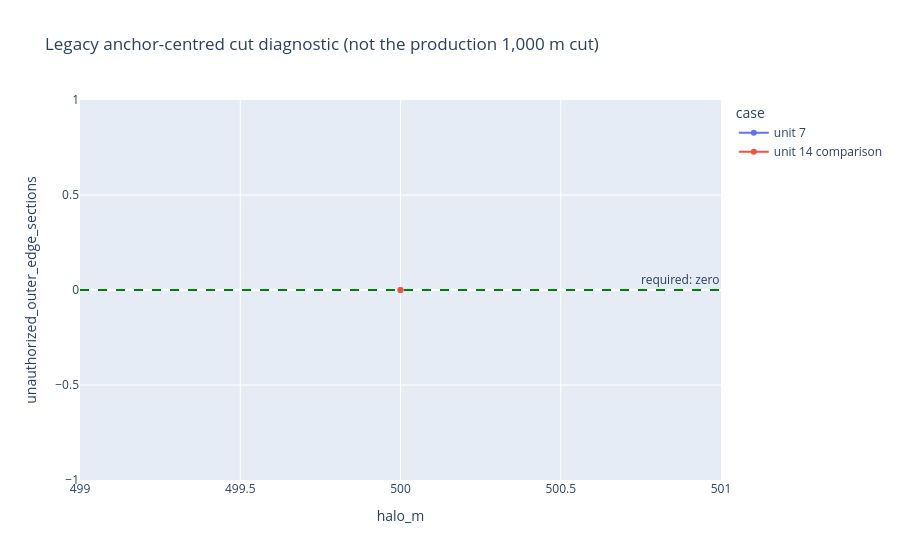

The notebook cell saved with this chart:
### Code cell
fig = px.line(
    cut_results_df, x='halo_m', y='unauthorized_outer_edge_sections', color='case', markers=True,
    hover_data=[
        'safe', 'source_cut_contained', 'sink_cut_contained',
        'source_cut_contact_pixels', 'sink_cut_contact_pixels', 'full_raster_fraction_pct',
    ],
    title='Legacy anchor-centred cut diagnostic (not the production 1,000 m cut)',
)
fig.add_hline(y=0, line_dash='dash', line_color='green', annotation_text='required: zero')
fig.show()

safe_attempt_indices = [
    index for index, item in enumerate(cut_experiments[UNIT_ID]) if item['safe']
]
TRANSECT_ATTEMPT_INDEX = safe_attempt_indices[0] if safe_attempt_indices else 0
evaluation = cut_experiments[UNIT_ID][TRANSECT_ATTEMPT_INDEX]
left, bottom, right, top = evaluation['bounds']
fig, ax = plt.subplots(figsize=(11, 11))
ax.imshow(
    evaluation['source_water'].astype(np.uint8), cmap='Greys', alpha=0.20, origin='upper',
    extent=(left, right, bottom, top), interpolation='nearest',
)
ax.imshow(
    evaluation['retained_water'].astype(np.uint8), cmap='Blues', alpha=0.80, origin='upper',
    extent=(left, right, bottom, top), interpolation='nearest',
)
crop = box(*evaluation['bounds'])
visible = evaluation['links_raster'].loc[evaluation['links_raster'].geometry.intersects(crop)]
visible.plot(ax=ax, color='0.55', linewidth=1.0, alpha=0.65)
evaluation['links_raster'].loc[
    evaluation['links_raster']['id_link'].astype(int).isin(contract.core_link_ids)
].plot(ax=ax, color='crimson', linewidth=2.5)
for cut in evaluation['cuts']:
    xs, ys = cut['line'].xy
    ax.plot(xs, ys, linewidth=4, label=f"{cut['role']} cut: link {cut['collar_link_id']}")
    ax.scatter([cut['anchor_x']], [cut['anchor_y']], s=90, marker='x', color='black', zorder=6)
gpd.GeoSeries([crop.boundary], crs=evaluation['links_raster'].crs).plot(ax=ax, color='black', linewidth=2)
ax.set_title(
    f"LEGACY anchor-centred diagnostic — example {EXAMPLE_ID}, unit {UNIT_ID}, "
    f"halo {evaluation['halo_m']:.0f} m — "
    f"safe={evaluation['safe']}, unauthorized edges={evaluation['unauthorized_outer_edge_sections']}"
)
ax.set_aspect('equal')
ax.legend(loc='best')
plt.show()

### Figure 1 — Plotly figure (JSON) as saved in the notebook; plotly's stock layout.template omitted (floating-point values rounded to 4 significant figures)
{"data": [{"customdata": [[true, true, true, 108, 101, 0.9143]], "hovertemplate": "case=unit 7<br>halo_m=%{x}<br>unauthorized_outer_edge_sections=%{y}<br>safe=%{customdata[0]}<br>source_cut_contained=%{customdata[1]}<br>sink_cut_contained=%{customdata[2]}<br>source_cut_contact_pixels=%{customdata[3]}<br>sink_cut_contact_pixels=%{customdata[4]}<br>full_raster_fraction_pct=%{customdata[5]}<extra></extra>", "legendgroup": "unit 7", "line": {"color": "#636efa", "dash": "solid"}, "marker": {"symbol": "circle"}, "mode": "lines+markers", "name": "unit 7", "orientation": "v", "showlegend": true, "type": "scatter", "x": [500.0], "xaxis": "x", "y": [0], "yaxis": "y"}, {"customdata": [[true, true, true, 86, 103, 1.782]], "hovertemplate": "case=unit 14 comparison<br>halo_m=%{x}<br>unauthorized_outer_edge_sections=%{y}<br>safe=%{customdata[0]}<br>source_cut_contained=%{customdata[1]}<br>sink_cut_contained=%{customdata[2]}<br>source_cut_contact_pixels=%{customdata[3]}<br>sink_cut_contact_pixels=%{customdata[4]}<br>full_raster_fraction_pct=%{customdata[5]}<extra></extra>", "legendgroup": "unit 14 comparison", "line": {"color": "#EF553B", "dash": "solid"}, "marker": {"symbol": "circle"}, "mode": "lines+markers", "name": "unit 14 comparison", "orientation": "v", "showlegend": true, "type": "scatter", "x": [500.0], "xaxis": "x", "y": [0], "yaxis": "y"}], "layout": {"annotations": [{"showarrow": false, "text": "required: zero", "x": 1, "xanchor": "right", "xref": "x domain", "y": 0, "yanchor": "bottom", "yref": "y"}], "legend": {"title": {"text": "case"}, "tracegroupgap": 0}, "shapes": [{"line": {"color": "green", "dash": "dash"}, "type": "line", "x0": 0, "x1": 1, "xref": "x domain", "y0": 0, "y1": 0, "yref": "y"}], "title": {"text": "Legacy anchor-centred cut diagnostic (not the production 1,000 m cut)"}, "xaxis": {"anchor": "y", "domain": [0, 1], "title": {"text": "halo_m"}}, "yaxis": {"anchor": "x", "domain": [0, 1], "title": {"text": "unauthorized_outer_edge_sections"}}}}
